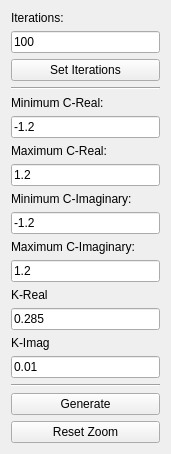
<?xml version="1.0" encoding="UTF-8"?>
<ui version="4.0">
 <class>JuliaFractalWidget</class>
 <widget class="QWidget" name="JuliaFractalWidget">
  <property name="geometry">
   <rect>
    <x>0</x>
    <y>0</y>
    <width>171</width>
    <height>438</height>
   </rect>
  </property>
  <property name="sizePolicy">
   <sizepolicy hsizetype="Fixed" vsizetype="Preferred">
    <horstretch>0</horstretch>
    <verstretch>0</verstretch>
   </sizepolicy>
  </property>
  <property name="windowTitle">
   <string>Form</string>
  </property>
  <layout class="QVBoxLayout" name="verticalLayout">
   <item>
    <widget class="QLabel" name="label">
     <property name="text">
      <string>Iterations:</string>
     </property>
    </widget>
   </item>
   <item>
    <widget class="QLineEdit" name="iterationsInput">
     <property name="text">
      <string>100</string>
     </property>
    </widget>
   </item>
   <item>
    <widget class="QPushButton" name="setIterationsButton">
     <property name="text">
      <string>Set Iterations</string>
     </property>
    </widget>
   </item>
   <item>
    <widget class="Line" name="line">
     <property name="orientation">
      <enum>Qt::Horizontal</enum>
     </property>
    </widget>
   </item>
   <item>
    <widget class="QLabel" name="label_2">
     <property name="text">
      <string>Minimum C-Real:</string>
     </property>
    </widget>
   </item>
   <item>
    <widget class="QLineEdit" name="minCRealInput">
     <property name="text">
      <string>-1.2</string>
     </property>
    </widget>
   </item>
   <item>
    <widget class="QLabel" name="label_3">
     <property name="text">
      <string>Maximum C-Real:</string>
     </property>
    </widget>
   </item>
   <item>
    <widget class="QLineEdit" name="maxCRealInput">
     <property name="text">
      <string>1.2</string>
     </property>
    </widget>
   </item>
   <item>
    <widget class="QLabel" name="label_4">
     <property name="text">
      <string>Minimum C-Imaginary:</string>
     </property>
    </widget>
   </item>
   <item>
    <widget class="QLineEdit" name="minCImagInput">
     <property name="text">
      <string>-1.2</string>
     </property>
    </widget>
   </item>
   <item>
    <widget class="QLabel" name="label_5">
     <property name="text">
      <string>Maximum C-Imaginary:</string>
     </property>
    </widget>
   </item>
   <item>
    <widget class="QLineEdit" name="maxCImagInput">
     <property name="text">
      <string>1.2</string>
     </property>
    </widget>
   </item>
   <item>
    <widget class="QLabel" name="label_6">
     <property name="text">
      <string>K-Real</string>
     </property>
    </widget>
   </item>
   <item>
    <widget class="QLineEdit" name="kRealInput">
     <property name="text">
      <string>0.285</string>
     </property>
    </widget>
   </item>
   <item>
    <widget class="QLabel" name="label_7">
     <property name="text">
      <string>K-Imag</string>
     </property>
    </widget>
   </item>
   <item>
    <widget class="QLineEdit" name="kImagInput">
     <property name="text">
      <string>0.01</string>
     </property>
    </widget>
   </item>
   <item>
    <widget class="Line" name="line_2">
     <property name="orientation">
      <enum>Qt::Horizontal</enum>
     </property>
    </widget>
   </item>
   <item>
    <widget class="QPushButton" name="generateButton">
     <property name="text">
      <string>Generate</string>
     </property>
    </widget>
   </item>
   <item>
    <widget class="QPushButton" name="resetZoomButton">
     <property name="text">
      <string>Reset Zoom</string>
     </property>
    </widget>
   </item>
   <item>
    <spacer name="verticalSpacer">
     <property name="orientation">
      <enum>Qt::Vertical</enum>
     </property>
     <property name="sizeHint" stdset="0">
      <size>
       <width>20</width>
       <height>18</height>
      </size>
     </property>
    </spacer>
   </item>
  </layout>
 </widget>
 <resources/>
 <connections/>
</ui>
